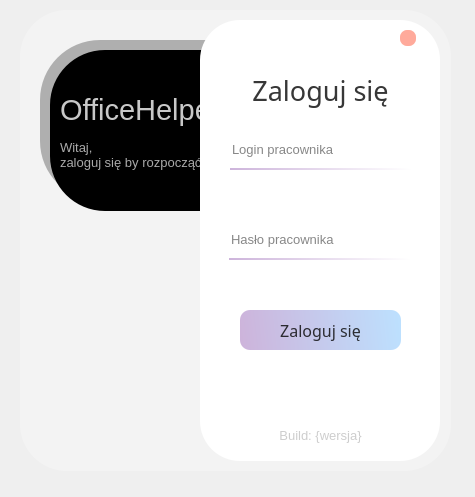
<?xml version="1.0" encoding="UTF-8"?>
<ui version="4.0">
 <class>OknoLogowania</class>
 <widget class="QWidget" name="OknoLogowania">
  <property name="geometry">
   <rect>
    <x>0</x>
    <y>0</y>
    <width>475</width>
    <height>497</height>
   </rect>
  </property>
  <property name="windowTitle">
   <string>MainWindow</string>
  </property>
  <widget class="QWidget" name="centralwidget" native="true">
   <property name="geometry">
    <rect>
     <x>-80</x>
     <y>0</y>
     <width>641</width>
     <height>491</height>
    </rect>
   </property>
   <widget class="QLabel" name="przywitanie">
    <property name="geometry">
     <rect>
      <x>140</x>
      <y>130</y>
      <width>201</width>
      <height>50</height>
     </rect>
    </property>
    <property name="font">
     <font>
      <pointsize>10</pointsize>
      <italic>false</italic>
      <fontweight>Medium</fontweight>
     </font>
    </property>
    <property name="styleSheet">
     <string notr="true">color:rgba(255, 255, 255, 170);
font: 500  &quot;Futura&quot;;</string>
    </property>
    <property name="text">
     <string>Witaj,
zaloguj się by rozpocząć</string>
    </property>
   </widget>
   <widget class="QLabel" name="tlo_szare">
    <property name="geometry">
     <rect>
      <x>130</x>
      <y>50</y>
      <width>151</width>
      <height>161</height>
     </rect>
    </property>
    <property name="styleSheet">
     <string notr="true">background-color:rgba(0, 0, 0, 255);
border-top-left-radius: 55px;
border-bottom-left-radius: 55px;</string>
    </property>
    <property name="text">
     <string/>
    </property>
   </widget>
   <widget class="QLabel" name="Nazwa_apki">
    <property name="geometry">
     <rect>
      <x>140</x>
      <y>90</y>
      <width>180</width>
      <height>40</height>
     </rect>
    </property>
    <property name="font">
     <font>
      <pointsize>22</pointsize>
      <italic>false</italic>
      <fontweight>Medium</fontweight>
     </font>
    </property>
    <property name="styleSheet">
     <string notr="true">color:rgba(255, 255, 255, 200);
font: 500  &quot;Futura&quot;;</string>
    </property>
    <property name="text">
     <string>OfficeHelper</string>
    </property>
   </widget>
   <widget class="QLabel" name="tlo_biale">
    <property name="geometry">
     <rect>
      <x>280</x>
      <y>20</y>
      <width>240</width>
      <height>441</height>
     </rect>
    </property>
    <property name="styleSheet">
     <string notr="true">background-color:rgba(255, 255, 255, 255);
border-radius: 40px;</string>
    </property>
    <property name="text">
     <string/>
    </property>
   </widget>
   <widget class="QLineEdit" name="login_z_okna">
    <property name="geometry">
     <rect>
      <x>310</x>
      <y>130</y>
      <width>181</width>
      <height>40</height>
     </rect>
    </property>
    <property name="font">
     <font>
      <pointsize>10</pointsize>
      <italic>false</italic>
      <fontweight>Medium</fontweight>
     </font>
    </property>
    <property name="styleSheet">
     <string notr="true">background-color:rgba(0, 0, 0, 0);
border:none;
border-bottom:2px solid qlineargradient(spread:pad, x1:0, y1:0.505682, x2:1, y2:0.477, stop:0 rgb(205, 180, 219), stop:1 rgb(255, 255, 255));
color:rgba(0, 0, 0, 240);
padding-bottom:0px;
font: 500  &quot;Futura&quot;;</string>
    </property>
    <property name="text">
     <string/>
    </property>
    <property name="placeholderText">
     <string>Login pracownika</string>
    </property>
   </widget>
   <widget class="QLineEdit" name="haslo">
    <property name="geometry">
     <rect>
      <x>309</x>
      <y>220</y>
      <width>181</width>
      <height>40</height>
     </rect>
    </property>
    <property name="font">
     <font>
      <pointsize>10</pointsize>
      <italic>false</italic>
      <fontweight>Medium</fontweight>
     </font>
    </property>
    <property name="styleSheet">
     <string notr="true">background-color:rgba(0, 0, 0, 0);
border:none;
border-bottom:2px solid qlineargradient(spread:pad, x1:0, y1:0.505682, x2:1, y2:0.477, stop:0 rgb(205, 180, 219), stop:1 rgb(255, 255, 255));
color:rgba(0, 0, 0, 240);
padding-bottom:0px;
font: 500  &quot;Futura&quot;;</string>
    </property>
    <property name="echoMode">
     <enum>QLineEdit::Password</enum>
    </property>
    <property name="placeholderText">
     <string>Hasło pracownika</string>
    </property>
   </widget>
   <widget class="QLabel" name="zaloguj_sie">
    <property name="geometry">
     <rect>
      <x>280</x>
      <y>70</y>
      <width>241</width>
      <height>40</height>
     </rect>
    </property>
    <property name="font">
     <font>
      <family>Futura</family>
      <pointsize>20</pointsize>
      <italic>false</italic>
      <fontweight>Medium</fontweight>
     </font>
    </property>
    <property name="styleSheet">
     <string notr="true">font: 500 20pt &quot;Futura&quot;;
color:rgba(0, 0, 0, 200);</string>
    </property>
    <property name="text">
     <string>Zaloguj się</string>
    </property>
    <property name="alignment">
     <set>Qt::AlignCenter</set>
    </property>
   </widget>
   <widget class="QPushButton" name="pushButton">
    <property name="geometry">
     <rect>
      <x>320</x>
      <y>310</y>
      <width>161</width>
      <height>40</height>
     </rect>
    </property>
    <property name="font">
     <font>
      <family>Futura</family>
      <pointsize>12</pointsize>
      <italic>false</italic>
      <fontweight>Medium</fontweight>
     </font>
    </property>
    <property name="styleSheet">
     <string notr="true">QPushButton#pushButton{
	background-color: qlineargradient(spread:pad, x1:0, y1:0.505682, x2:1, y2:0.477, stop:0 rgb(205, 180, 219), stop:1 rgb(189, 224, 254));
	font: 500 12pt &quot;Futura&quot;;
	color:rgba(10, 10, 10, 210);
	border-radius:10px;
}

QPushButton#pushButton:hover{
	background-color: qlineargradient(spread:pad, x1:0, y1:0.505682, x2:1, y2:0.477, stop:0 rgb(215, 190, 229), stop:1 rgb(199, 234, 255));
}

QPushButton#pushButton:pressed{
	padding-left:2px;
	padding-top:2px;
	background-color: qlineargradient(spread:pad, x1:0, y1:0.505682, x2:1, y2:0.477, stop:0 rgb(185, 160, 199), stop:1 rgb(169, 204, 225));
}</string>
    </property>
    <property name="text">
     <string>Zaloguj się</string>
    </property>
   </widget>
   <widget class="QLabel" name="build">
    <property name="geometry">
     <rect>
      <x>280</x>
      <y>410</y>
      <width>241</width>
      <height>50</height>
     </rect>
    </property>
    <property name="font">
     <font>
      <pointsize>10</pointsize>
      <italic>false</italic>
      <fontweight>Medium</fontweight>
     </font>
    </property>
    <property name="cursor">
     <cursorShape>ArrowCursor</cursorShape>
    </property>
    <property name="styleSheet">
     <string notr="true">text-align: center;
color:rgba(0, 0, 0, 50);
font: 500  &quot;Futura&quot;;</string>
    </property>
    <property name="text">
     <string>Build: {wersja}</string>
    </property>
    <property name="alignment">
     <set>Qt::AlignCenter</set>
    </property>
   </widget>
   <widget class="QPushButton" name="zamknij">
    <property name="geometry">
     <rect>
      <x>480</x>
      <y>30</y>
      <width>16</width>
      <height>16</height>
     </rect>
    </property>
    <property name="styleSheet">
     <string notr="true">QPushButton#zamknij{
	background-color: rgba(255, 38, 0, 100);
	border-radius:7px;
}

QPushButton#zamknij:hover{
	background-color: rgba(255, 38, 0, 170);
	border-radius:7px;
}


QPushButton#zamknij:pressed{
	padding-left:5px;
	padding-top:5px;
	background-color: rgba(255, 38, 0, 255);
	border-radius:7px;
}</string>
    </property>
    <property name="text">
     <string/>
    </property>
   </widget>
   <widget class="QLabel" name="tlo_biale_2">
    <property name="geometry">
     <rect>
      <x>100</x>
      <y>10</y>
      <width>431</width>
      <height>461</height>
     </rect>
    </property>
    <property name="styleSheet">
     <string notr="true">background-color:rgba(255, 255, 255, 70);
border-radius: 47px;</string>
    </property>
    <property name="text">
     <string/>
    </property>
   </widget>
   <widget class="QLabel" name="tlo_szare_2">
    <property name="geometry">
     <rect>
      <x>120</x>
      <y>40</y>
      <width>171</width>
      <height>161</height>
     </rect>
    </property>
    <property name="styleSheet">
     <string notr="true">background-color:rgba(0, 0, 0, 100);
border-top-left-radius: 60px;
border-bottom-left-radius: 60px;</string>
    </property>
    <property name="text">
     <string/>
    </property>
   </widget>
   <widget class="QLabel" name="blad_logowania">
    <property name="geometry">
     <rect>
      <x>310</x>
      <y>250</y>
      <width>181</width>
      <height>41</height>
     </rect>
    </property>
    <property name="styleSheet">
     <string notr="true">
font: 500 8pt &quot;Futura&quot;;
color: red;</string>
    </property>
    <property name="text">
     <string/>
    </property>
   </widget>
   <zorder>tlo_szare_2</zorder>
   <zorder>tlo_biale_2</zorder>
   <zorder>tlo_szare</zorder>
   <zorder>tlo_biale</zorder>
   <zorder>Nazwa_apki</zorder>
   <zorder>haslo</zorder>
   <zorder>build</zorder>
   <zorder>login_z_okna</zorder>
   <zorder>zaloguj_sie</zorder>
   <zorder>przywitanie</zorder>
   <zorder>pushButton</zorder>
   <zorder>blad_logowania</zorder>
   <zorder>zamknij</zorder>
  </widget>
 </widget>
 <resources/>
 <connections/>
</ui>
